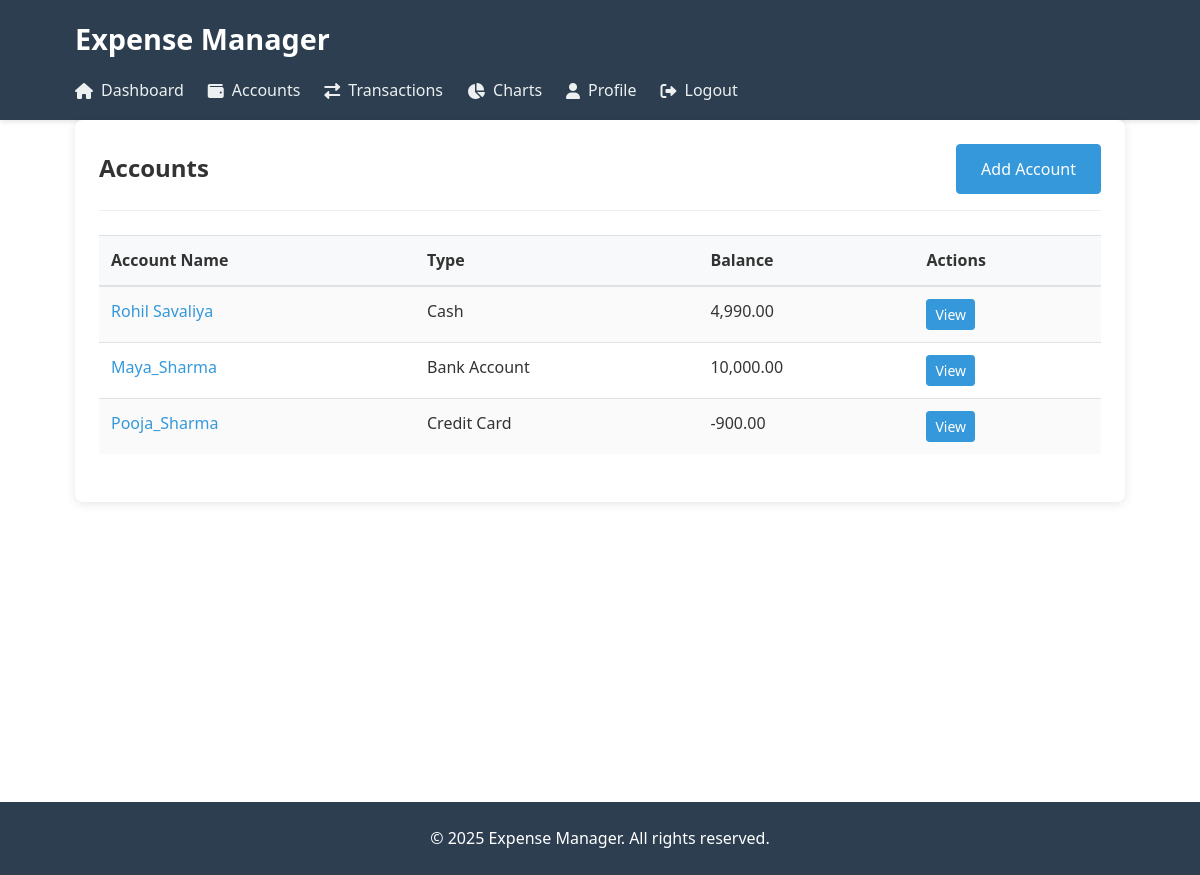
The page /accounts/ (signed in) on the database its author committed.
### expenses/models.py (models this page shows, shortened)
class Account(models.Model):
    ACCOUNT_TYPES = (
        ('cash', 'Cash'),
        ('bank', 'Bank Account'),
        ('credit', 'Credit Card'),
        ('investment', 'Investment'),
        ('other', 'Other'),
    )
    user = models.ForeignKey(User, on_delete=models.CASCADE)
    account_type = models.CharField(max_length=10, choices=ACCOUNT_TYPES)
    account_name = models.CharField(
        max_length=100,
        validators=[
            RegexValidator(
                regex=r'.*[a-zA-Z].*',
                message='Account name must contain at least one letter.',
                code='no_alphabets'
            )
        ]
    )
    current_balance = models.DecimalField(max_digits=10, decimal_places=2)
    created_at = models.DateTimeField(auto_now_add=True)
    updated_at = models.DateTimeField(auto_now=True)

### expenses/views.py (the view)
# urls.py: path('accounts/', views.accounts_view, name='accounts'),
@login_required
def accounts_view(request):
    accounts = Account.objects.filter(user=request.user)
    return render(request, 'expenses/accounts.html', {'accounts': accounts})

### expenses/templates/expenses/accounts.html (shortened to what this page needs)
{% extends 'expenses/base.html' %}
{% load humanize %}
{% block content %}
<div class="card">
    <div class="card-header">
        <h2 class="card-title">Accounts</h2>
        <a href="{% url 'add_account' %}" class="btn btn-primary">Add Account</a>
    </div>
    <div class="card-body">
        <table class="table">
            <thead>
                <tr>
                    <th>Account Name</th>
                    <th>Type</th>
                    <th>Balance</th>
                    <th>Actions</th>
                </tr>
            </thead>
            <tbody>
                {% for account in accounts %}
                <tr>
                    <td><a href="{% url 'account_detail' account.pk %}">{{ account.account_name }}</a></td>
                    <td>{{ account.get_account_type_display }}</td>
                    <td>{{ user.profile.currency }}{{ account.current_balance|intcomma }}</td>
                    <td>
                        <a href="{% url 'account_detail' account.pk %}" class="btn btn-sm btn-primary">View</a>
                    </td>
                </tr>
                {% empty %}
                <tr>
                    <td colspan="4">No accounts yet.</td>
                </tr>
                {% endfor %}
            </tbody>
        </table>
    </div>
</div>
{% endblock %}

### expenses/templates/static/css/style.css (style rules this page uses)
:root { --primary-color: #3498db; --secondary-color: #2980b9; --accent-color: #e74c3c; --light-color: #ecf0f1; --dark-color: #2c3e50; --success-color: #2ecc71; --warning-color: #f39c12; --danger-color: #e74c3c; --gray-color: #95a5a6; }
* { margin: 0; padding: 0; box-sizing: border-box; }
body { font-family: 'Segoe UI', Tahoma, Geneva, Verdana, sans-serif; line-height: 1.6; color: #333; background-color: white; }
a { text-decoration: none; color: var(--primary-color); }
.btn { display: inline-block; font-weight: 400; text-align: center; white-space: nowrap; vertical-align: middle; user-select: none; border: 1px solid transparent; padding: 0.75rem 1.5rem; font-size: 1rem; line-height: 1.5; border-radius: 0.25rem; transition: all 0.15s ease-in-out; cursor: pointer; }
.btn-primary { color: #fff; background-color: var(--primary-color); border-color: var(--primary-color); }
.card { background: white; border-radius: 0.5rem; box-shadow: 0 2px 10px rgba(0, 0, 0, 0.1); padding: 1.5rem; margin-bottom: 2rem; }
.card-header { padding-bottom: 1rem; margin-bottom: 1.5rem; border-bottom: 1px solid #eee; display: flex; justify-content: space-between; align-items: center; }
.card-title { font-size: 1.5rem; margin: 0; }
.table { width: 100%; border-collapse: collapse; margin-bottom: 1.5rem; }
.table th, .table td { padding: 0.75rem; vertical-align: top; border-top: 1px solid #dee2e6; text-align: left; }
.table thead th { vertical-align: bottom; border-bottom: 2px solid #dee2e6; background-color: #f8f9fa; }
.table tbody tr:nth-of-type(odd) { background-color: rgba(0, 0, 0, 0.02); }
.btn-sm { padding: 0.25rem 0.5rem; font-size: 0.875rem; line-height: 1.5; border-radius: 0.2rem; }

### rows shown on the page
Account: account_name "Rohil Savaliya", account_type "Cash", current_balance "4,990.00"
Account: account_name "Maya_Sharma", account_type "Bank Account", current_balance "10,000.00"
Account: account_name "Pooja_Sharma", account_type "Credit Card", current_balance "-900.00"
